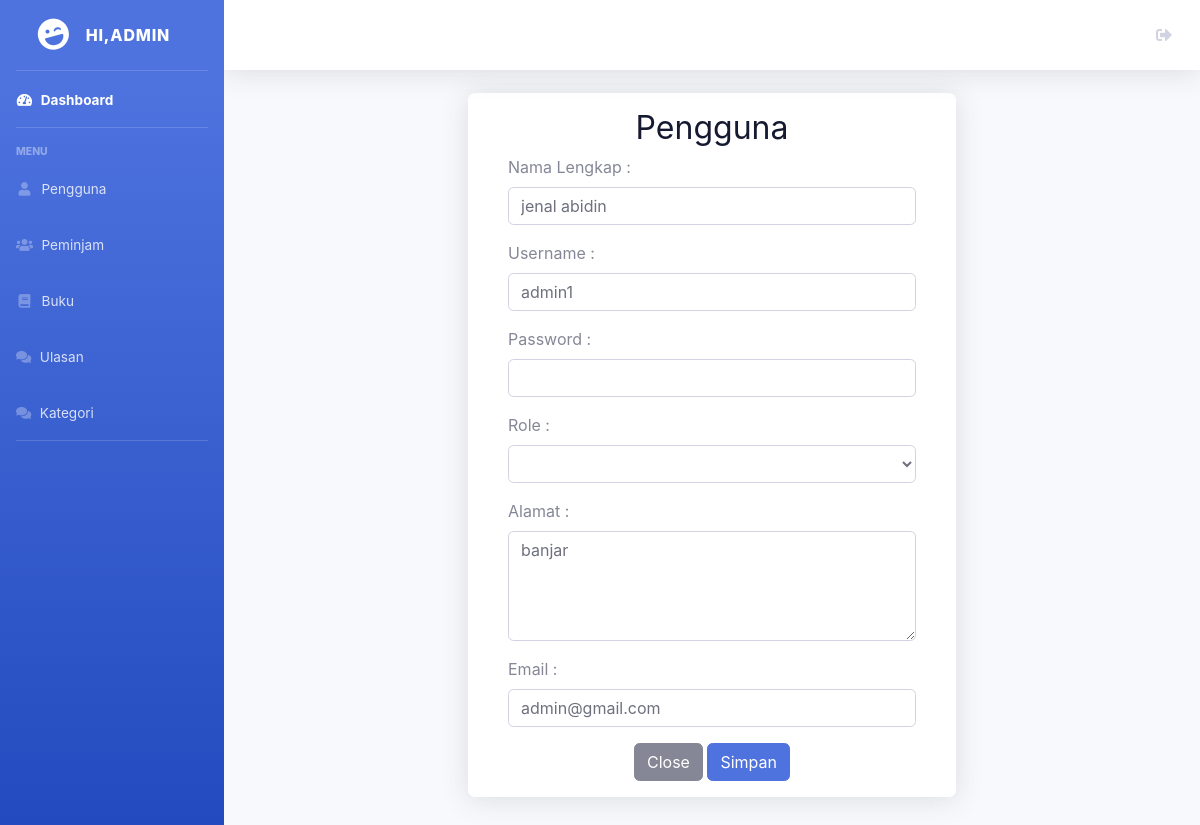
/admin/edit/edit_pengguna.php?id=1, run on an earlier commit of the app's database.
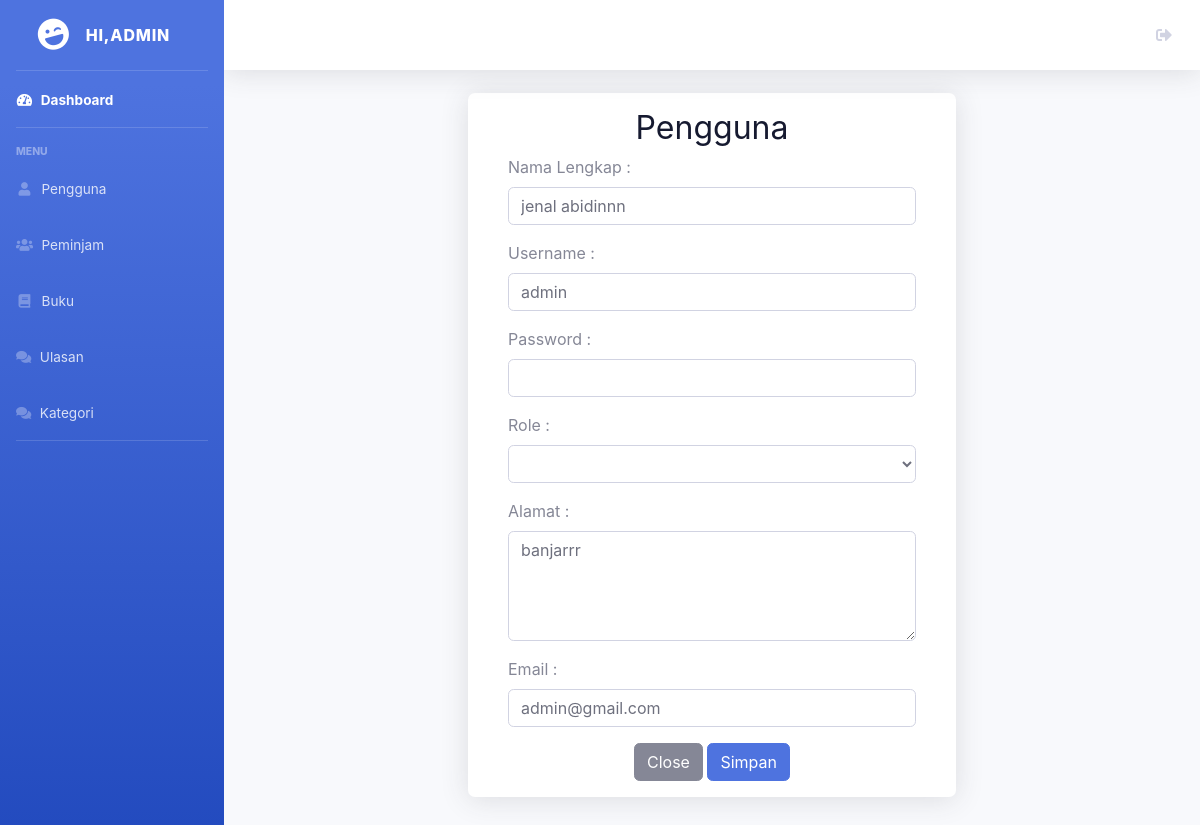
And on a later commit of the database.
### tables this page shows
CREATE TABLE `user` (
  `user_id` int(11) NOT NULL,
  `perpus_id` int(11) NOT NULL,
  `username` varchar(225) NOT NULL,
  `password` varchar(225) NOT NULL,
  `email` varchar(225) NOT NULL,
  `nama_lengkap` varchar(225) NOT NULL,
  `alamat` text NOT NULL,
  `role` enum('admin','petugas','peminjam','') NOT NULL
);

### admin/edit/edit_pengguna.php (the view, shortened to what this page needs)
<?php
include '../../koneksi.php';
$id = $_GET['id'];
$sql = "SELECT * FROM user WHERE user_id='$id'";
$result = mysqli_query($koneksi, $sql);
?>
<!DOCTYPE html>
<html lang="en">
<head>
    <link href="../../dashboard/vendor/fontawesome-free/css/all.min.css" rel="stylesheet" type="text/css">
    <link href="../../dashboard/css/sb-admin-2.min.css" rel="stylesheet">
</head>
<body id="page-top">
    <div id="wrapper">
<ul class="navbar-nav bg-gradient-primary sidebar sidebar-dark accordion" id="accordionSidebar">
<a class="sidebar-brand d-flex align-items-center justify-content-center" href="index.php">
    <div class="sidebar-brand-icon rotate-n-15">
        <i class="fas fa-laugh-wink"></i>
    </div>
    <div class="sidebar-brand-text mx-3">Hi,admin</div>
</a>
<hr class="sidebar-divider my-0">
<li class="nav-item active">
    <a class="nav-link" href="../index.php">
        <i class="fas fa-fw fa-tachometer-alt"></i>
        <span>Dashboard</span></a>
</li>
<hr class="sidebar-divider">
<div class="sidebar-heading">
    Menu
</div>
<li class="nav-item">
    <a class="nav-link" href="../pengguna.php">
        <i class="fas fa-fw fa-user"></i>
        <span>Pengguna</span></a>
</li>
<li class="nav-item">
    <a class="nav-link" href="../peminjam.php">
        <i class="fas fa-fw fa-users"></i>
        <span>Peminjam</span></a>
</li>
<li class="nav-item">
    <a class="nav-link" href="../buku.php">
        <i class="fas fa-fw fa-book"></i>
        <span>Buku</span></a>
</li>
<li class="nav-item">
    <a class="nav-link" href="../ulasan.php">
    <i class="fas fa-comments"></i>
    <span>Ulasan</span></a>
</li>
<li class="nav-item">
    <a class="nav-link" href="kategori.php">
    <i class="fas fa-comments"></i>
    <span>Kategori</span></a>
</li>
<hr class="sidebar-divider d-none d-md-block">
</ul>
        <div id="content-wrapper" class="d-flex flex-column">
            <div id="content">
                <nav class="navbar navbar-expand navbar-light bg-white topbar mb-4 static-top shadow">
                    <ul class="navbar-nav ml-auto">
                        <li class="nav-item">
                            <a href="../login.php" class="nav-link" role="button">
                            <i class="fas fa-sign-out-alt"></i>
                            </a>
                        </li>
                    </ul>
                </nav>
<div class="content-wrapper" style="margin-top:-1px;">
    <?php $data=mysqli_fetch_assoc($result); ?>
    <section class="content">
      <div class="content-wraper shadow p-3 mb-5 bg-body-tertiary" style="width:50%;margin-left:25%;padding:10px;background:#fff;border-radius:7px;">
       <div class="container-fluid">
        <h2 style="color:#161A30; text-align:center;">Pengguna</h2>
         <form action="../../proses/proses_edit.php?id=<?= $data['user_id'] ?>" method="post">
            <div class="form-group">
                <label for="nama_lengkap">Nama Lengkap :</label>
                <input type="text" class="form-control" name="nama_lengkap" value="<?= $data['nama_lengkap'] ?>">
            </div>
            <div class="form-group">
                <label for="username">Username :</label>
            <input class="form-control" id="username" name="username" value="<?= $data['username'] ?>">
            </div>
            <div class="form-group">
                <label for="password">Password :</label>
                <input type="password" class="form-control" id="password" name="password" value="">
            </div>
            <div class="form-group">
          <label for="role">Role :</label>
          <select class="form-control" name="role" required>
            <option value=""></option>
            <option value="admin">Admin</option>
          </select>
        </div>
            <div class="form-group">
                <label for="alamat">Alamat :</label>
                <textarea name="alamat" cols="30" rows="4" class="form-control"><?= $data['alamat'] ?></textarea>
            </div>
            <div class="form-group">
                <label for="email">Email :</label>
                <input type="email" class="form-control" name="email" value="<?= $data['email']?>">
            </div>
                <div class="footer text-center">
                <a href="../pengguna.php"><button type="button" class="btn btn-secondary">Close</button></a>
                <button type="submit" class="btn btn-primary "onclick="return confirm('apakah kamu yakin ingin menyimpan')">Simpan</button>
            </div>
         </form>
       </div>
        </div>
    </section>
  </div>
</div>
</body>
</html>
</body>
</html>

What changed in the data, as far as the page shows it:
changed user "admin@gmail.com": nama_lengkap "jenal abidin" → "jenal abidinnn"; username "admin1" → "admin"; alamat "banjar" → "banjarrr"
